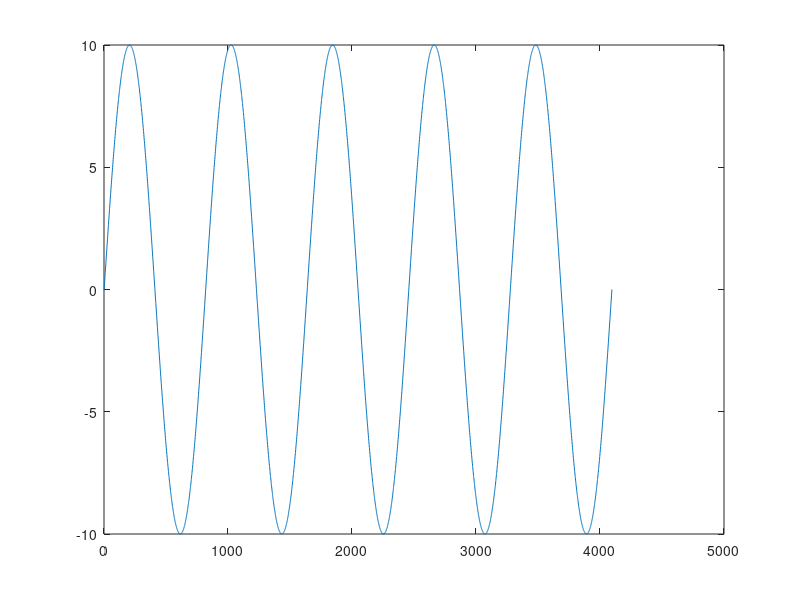

Source code (MATLAB):
t = linspace(0,1,4096);
f = 5;
y = 10*sin(2*pi*f*t);
plot(y);
Input_fileID = fopen('input_FFT.txt','w');
fprintf(Input_fileID, '%5.6f 0 \n', y);
plot(y)